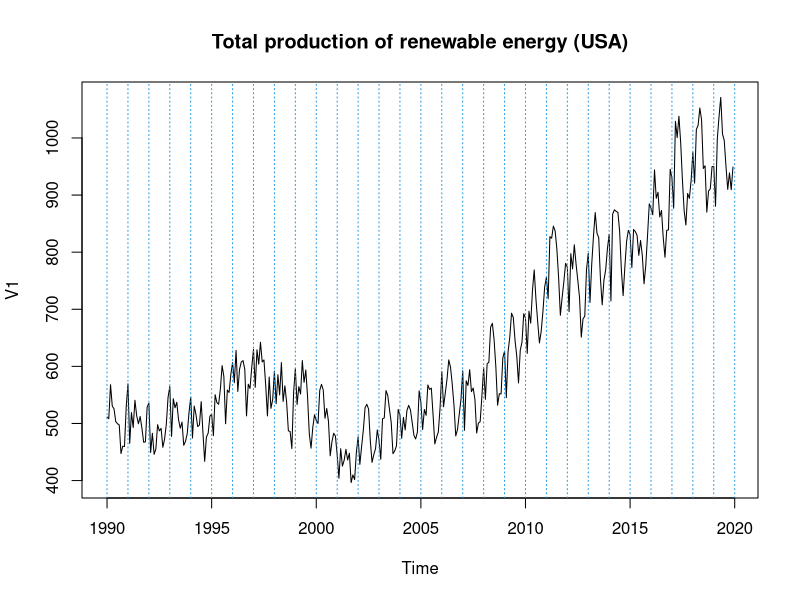
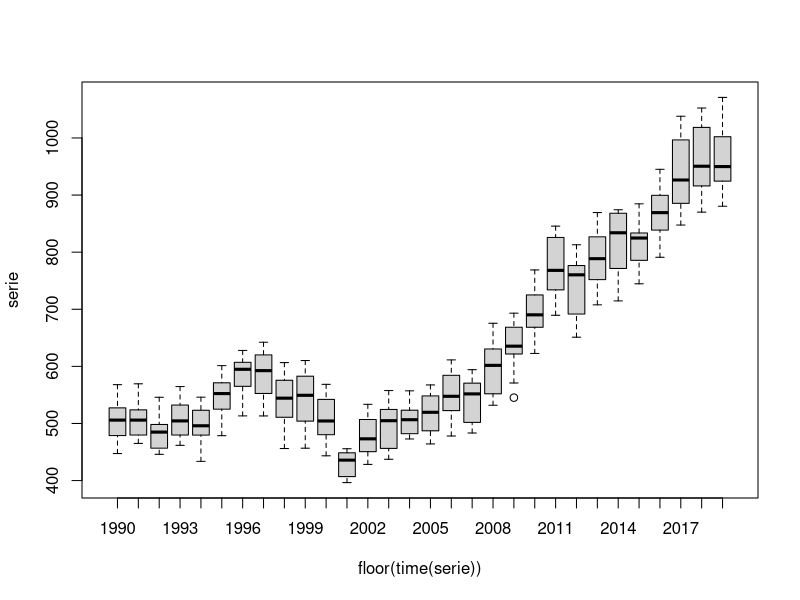
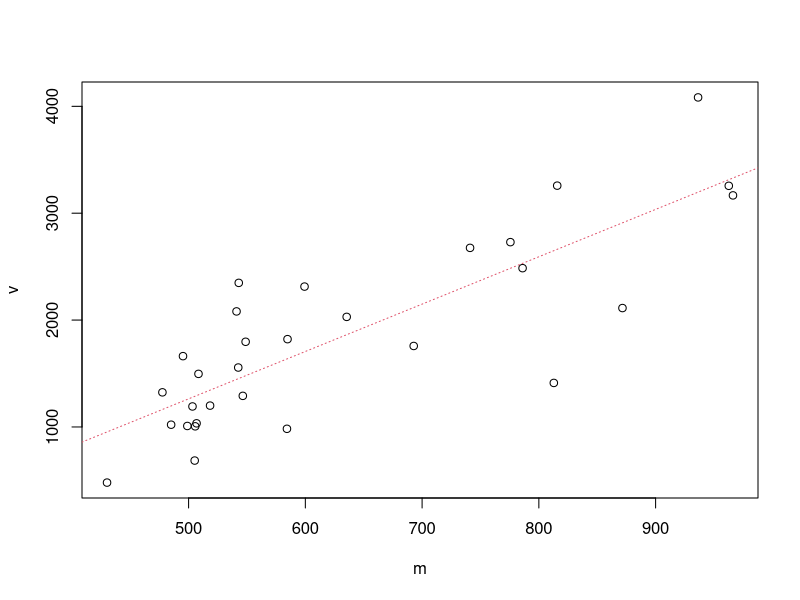
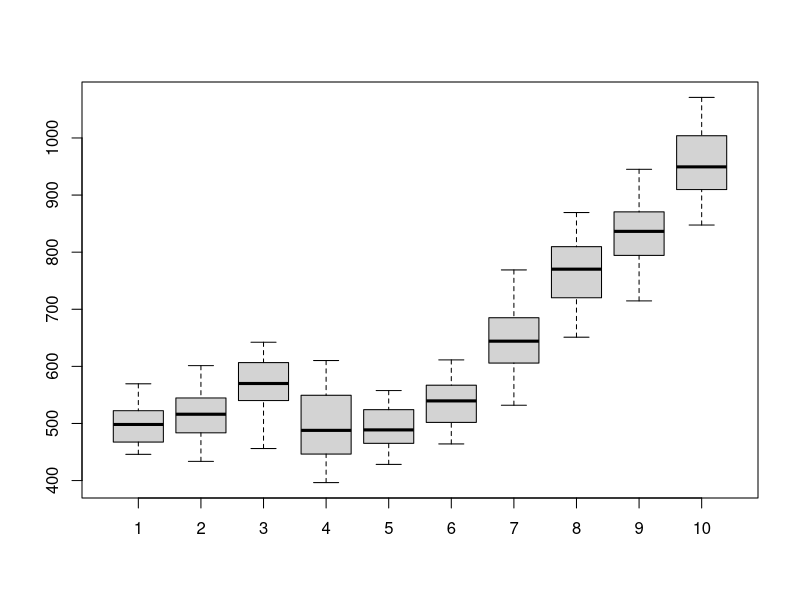
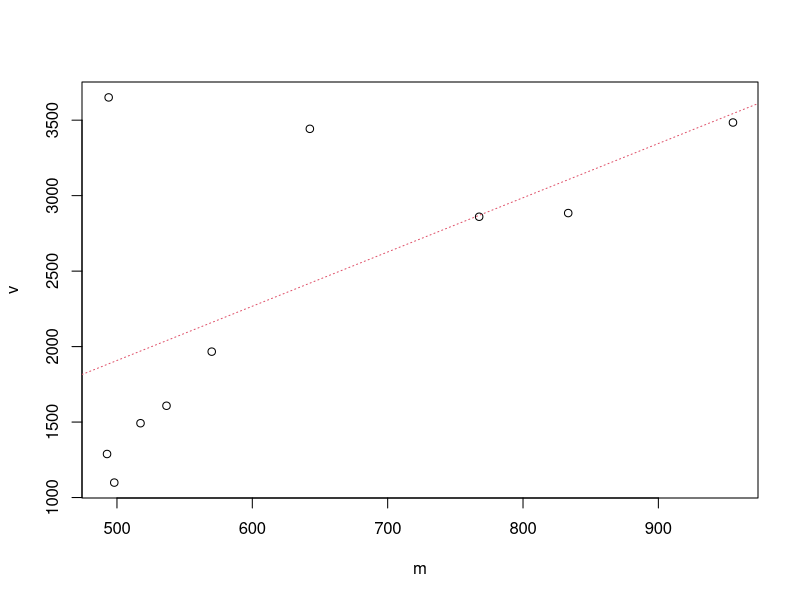
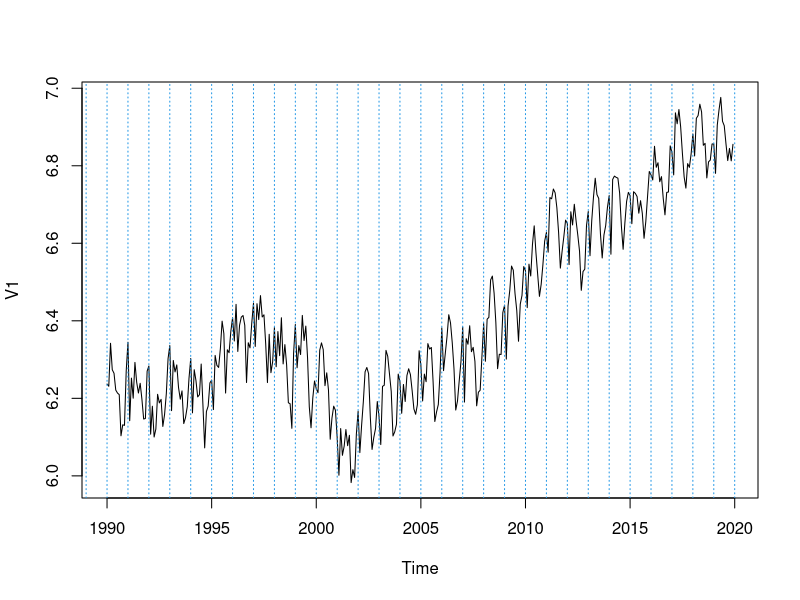
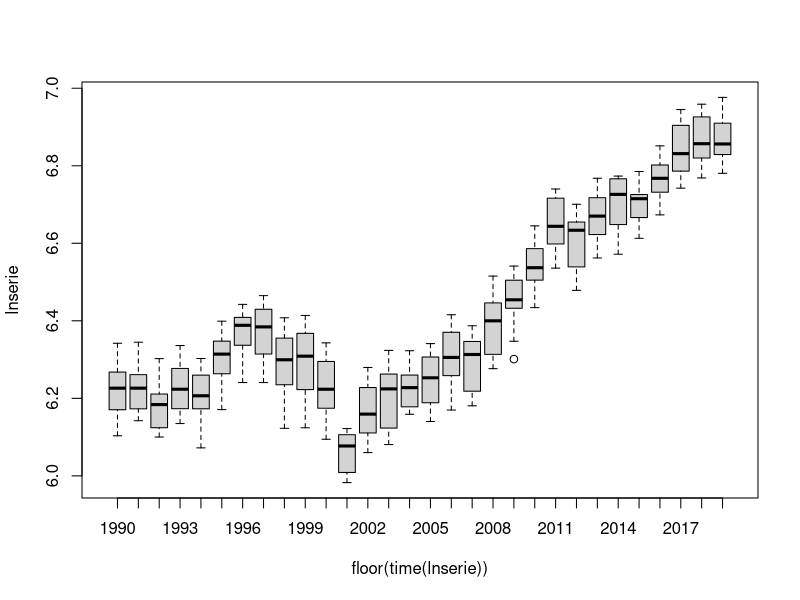
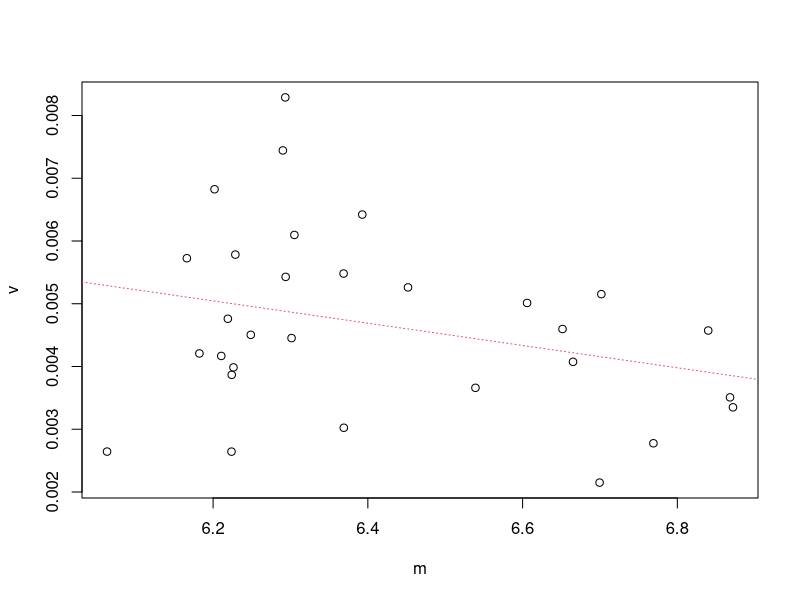

The R source for these figures, in order:
## ---- chunk 1
knitr::opts_chunk$set(echo = TRUE)
## ---- chunk 2
serie=window(ts(read.table("RenewUSA.dat", header=F),start=1990,freq=12))
## ---- chunk 3
plot(serie,main="Total production of renewable energy (USA)")
abline(v=1990:2020,col=4,lty=3)
## ---- chunk 4
boxplot(serie~floor(time(serie)))
## ---- chunk 5
groupedserie <- matrix(serie[1:(30*12)],ncol=30) #12 quarters=3yrs

m<-apply(groupedserie,2,mean)
v<-apply(groupedserie,2,var)
plot(v~m)
abline(lm(v~m),col=2,lty=3)
## ---- chunk 6
groupedserie <- matrix(serie[1:(36*10)],ncol=10) #12 quarters=3yrs together=ncol=12
boxplot(groupedserie)
## ---- chunk 7
m<-apply(groupedserie,2,mean)
v<-apply(groupedserie,2,var)
plot(v~m)
abline(lm(v~m),col=2,lty=3)
## ---- chunk 8
lnserie=log(serie)
plot(lnserie)
abline(v=1947:2020,col=4,lty=3)
abline(h=0)
## ---- chunk 9
boxplot(lnserie~floor(time(lnserie)))
## ---- chunk 10
groupedserie <- matrix(lnserie[1:(30*12)],ncol=30) #12 quarters=3yrs

m<-apply(groupedserie,2,mean)
v<-apply(groupedserie,2,var)
plot(v~m)
abline(lm(v~m),col=2,lty=3)
